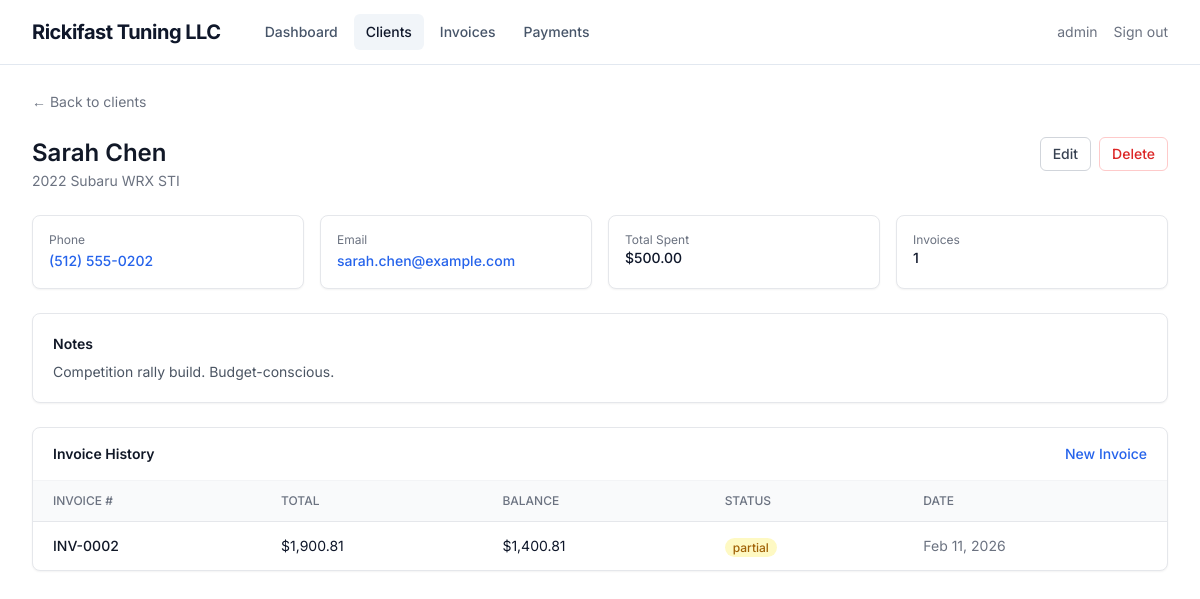
Page /clients/2 (signed in) on the committed database.
### app/models/models.py (models this page shows, shortened)
class User(UserMixin, db.Model):
    id = db.Column(db.Integer, primary_key=True)
    username = db.Column(db.String(64), unique=True, nullable=False)
    email = db.Column(db.String(120), unique=True, nullable=False)
    password_hash = db.Column(db.String(128))

class Client(db.Model):
    id = db.Column(db.Integer, primary_key=True)
    first_name = db.Column(db.String(100), nullable=False)
    last_name = db.Column(db.String(100), nullable=False)
    email = db.Column(db.String(120))
    phone = db.Column(db.String(20))
    vehicle_year = db.Column(db.String(4))
    vehicle_make = db.Column(db.String(50))
    vehicle_model = db.Column(db.String(50))
    vehicle_trim = db.Column(db.String(50))
    notes = db.Column(db.Text)
    created_at = db.Column(db.DateTime, default=lambda: datetime.now(timezone.utc))
    updated_at = db.Column(db.DateTime, default=lambda: datetime.now(timezone.utc),
                           onupdate=lambda: datetime.now(timezone.utc))
    invoices = db.relationship('Invoice', backref='client', lazy='dynamic',
                               cascade='all, delete-orphan')
    @property
    def full_name(self):
        return f'{self.first_name} {self.last_name}'
    @property
    def vehicle_display(self):
        parts = [p for p in [self.vehicle_year, self.vehicle_make,
                             self.vehicle_model, self.vehicle_trim] if p]
        return ' '.join(parts) if parts else 'No vehicle'

class Invoice(db.Model):
    id = db.Column(db.Integer, primary_key=True)
    client_id = db.Column(db.Integer, db.ForeignKey('client.id'), nullable=False)
    invoice_number = db.Column(db.String(20), unique=True, nullable=False)
    status = db.Column(db.String(20), default='draft')  # draft or sent
    due_date = db.Column(db.Date)
    notes = db.Column(db.Text)
    tax_rate = db.Column(db.Float, default=0.0825)
    created_at = db.Column(db.DateTime, default=lambda: datetime.now(timezone.utc))
    updated_at = db.Column(db.DateTime, default=lambda: datetime.now(timezone.utc),
                           onupdate=lambda: datetime.now(timezone.utc))
    items = db.relationship('InvoiceItem', backref='invoice',
                            cascade='all, delete-orphan', lazy='dynamic')
    payments = db.relationship('Payment', backref='invoice',
                               cascade='all, delete-orphan', lazy='dynamic',
                               order_by='Payment.payment_date.desc()')
    def calculate_subtotal(self):
        return sum(item.amount for item in self.items)
    def calculate_tax(self):
        return sum(item.amount for item in self.items if item.taxable) * self.tax_rate
    def calculate_total(self):
        return self.calculate_subtotal() + self.calculate_tax()
    def calculate_paid(self):
        return sum(p.amount for p in self.payments)
    def calculate_balance(self):
        return self.calculate_total() - self.calculate_paid()
    def get_status(self):
        total = self.calculate_total()
        paid = self.calculate_paid()
        if self.status == 'draft':
            return 'draft'
        if total > 0 and paid >= total:
            return 'paid'
        if paid > 0:
            return 'partial'
        if self.due_date and self.due_date < date.today():
            return 'overdue'
        return 'sent'

class InvoiceItem(db.Model):
    id = db.Column(db.Integer, primary_key=True)
    invoice_id = db.Column(db.Integer, db.ForeignKey('invoice.id'), nullable=False)
    description = db.Column(db.String(200), nullable=False)
    quantity = db.Column(db.Float, default=1)
    unit_price = db.Column(db.Float, nullable=False)
    taxable = db.Column(db.Boolean, default=False)
    @property
    def amount(self):
        return self.quantity * self.unit_price

class Payment(db.Model):
    id = db.Column(db.Integer, primary_key=True)
    invoice_id = db.Column(db.Integer, db.ForeignKey('invoice.id'), nullable=False)
    amount = db.Column(db.Float, nullable=False)
    payment_date = db.Column(db.Date, default=lambda: date.today())
    method = db.Column(db.String(20), default='cash')  # cash/check/zelle/venmo/card/other
    reference_note = db.Column(db.String(200))
    created_at = db.Column(db.DateTime, default=lambda: datetime.now(timezone.utc))

### app/routes/clients.py (the view)
@clients.route('/<int:id>')
@login_required
def view(id):
    client = db.get_or_404(Client, id)
    invoices = client.invoices.order_by(db.desc('created_at')).all()
    total_spent = sum(inv.calculate_paid() for inv in invoices)
    return render_template('clients/view.html', client=client,
                           invoices=invoices, total_spent=total_spent)

### app/models/models.py (called while the page is built)
@login_manager.user_loader
def load_user(id):
    return db.session.get(User, int(id))

### app/templates/clients/view.html (shortened to what this page needs)
{% extends "base.html" %}
{% block content %}
<div class="mb-6">
    <a href="{{ url_for('clients.index') }}" class="text-sm text-gray-500 hover:text-gray-700">&larr; Back to clients</a>
</div>
<div class="flex flex-col sm:flex-row sm:items-start sm:justify-between mb-6">
    <div>
        <h1 class="text-2xl font-semibold text-gray-900">{{ client.full_name }}</h1>
        <p class="text-sm text-gray-500 mt-0.5">{{ client.vehicle_display }}</p>
    </div>
    <div class="mt-3 sm:mt-0 flex gap-2">
        <a href="{{ url_for('clients.edit', id=client.id) }}" class="px-3 py-1.5 text-sm font-medium rounded-md border border-gray-300 bg-white text-gray-700 hover:bg-gray-50">Edit</a>
        <form method="POST" action="{{ url_for('clients.delete', id=client.id) }}" onsubmit="return confirm('Delete this client and all their invoices?')">
            <button type="submit" class="px-3 py-1.5 text-sm font-medium rounded-md border border-red-200 text-red-600 hover:bg-red-50">Delete</button>
        </form>
    </div>
</div>
<div class="grid sm:grid-cols-2 lg:grid-cols-4 gap-4 mb-6">
    <div class="bg-white rounded-lg border border-gray-200 shadow-sm p-4">
        <p class="text-xs text-gray-500">Phone</p>
        {% if client.phone %}
        <a href="tel:{{ client.phone }}" class="text-sm font-medium text-blue-600">{{ client.phone }}</a>
        {% else %}
        <p class="text-sm text-gray-400">&mdash;</p>
        {% endif %}
    </div>
    <div class="bg-white rounded-lg border border-gray-200 shadow-sm p-4">
        <p class="text-xs text-gray-500">Email</p>
        {% if client.email %}
        <a href="mailto:{{ client.email }}" class="text-sm font-medium text-blue-600">{{ client.email }}</a>
        {% else %}
        <p class="text-sm text-gray-400">&mdash;</p>
        {% endif %}
    </div>
    <div class="bg-white rounded-lg border border-gray-200 shadow-sm p-4">
        <p class="text-xs text-gray-500">Total Spent</p>
        <p class="text-sm font-medium">${{ '{:,.2f}'.format(total_spent) }}</p>
    </div>
    <div class="bg-white rounded-lg border border-gray-200 shadow-sm p-4">
        <p class="text-xs text-gray-500">Invoices</p>
        <p class="text-sm font-medium">{{ invoices|length }}</p>
    </div>
</div>
{% if client.notes %}
<div class="bg-white rounded-lg border border-gray-200 shadow-sm p-5 mb-6">
    <h2 class="text-sm font-semibold text-gray-900 mb-2">Notes</h2>
    <p class="text-sm text-gray-600 whitespace-pre-line">{{ client.notes }}</p>
</div>
{% endif %}
<div class="bg-white rounded-lg border border-gray-200 shadow-sm">
    <div class="px-5 py-4 border-b border-gray-100 flex justify-between items-center">
        <h2 class="text-sm font-semibold text-gray-900">Invoice History</h2>
        <a href="{{ url_for('invoices.create') }}?client_id={{ client.id }}" class="text-sm text-blue-600 hover:text-blue-700 font-medium">New Invoice</a>
    </div>
    <div class="overflow-x-auto">
        <table class="min-w-full divide-y divide-gray-200">
            <thead class="bg-gray-50">
                <tr>
                    <th class="px-5 py-3 text-left text-xs font-medium text-gray-500 uppercase">Invoice #</th>
                    <th class="px-5 py-3 text-left text-xs font-medium text-gray-500 uppercase">Total</th>
                    <th class="px-5 py-3 text-left text-xs font-medium text-gray-500 uppercase">Balance</th>
                    <th class="px-5 py-3 text-left text-xs font-medium text-gray-500 uppercase">Status</th>
                    <th class="px-5 py-3 text-left text-xs font-medium text-gray-500 uppercase hidden sm:table-cell">Date</th>
                </tr>
            </thead>
            <tbody class="divide-y divide-gray-100">
                {% for inv in invoices %}
                <tr class="hover:bg-gray-50 cursor-pointer" onclick="window.location='{{ url_for('invoices.view', id=inv.id) }}'">
                    <td class="px-5 py-3 text-sm font-medium text-gray-900">{{ inv.invoice_number }}</td>
                    <td class="px-5 py-3 text-sm">${{ '{:,.2f}'.format(inv.calculate_total()) }}</td>
                    <td class="px-5 py-3 text-sm">${{ '{:,.2f}'.format(inv.calculate_balance()) }}</td>
                    <td class="px-5 py-3">
                        {% set s = inv.get_status() %}
                        <span class="px-2 py-0.5 text-xs font-medium rounded-full
                            {% if s == 'draft' %}bg-gray-100 text-gray-600
                            {% elif s == 'sent' %}bg-blue-100 text-blue-700
                            {% elif s == 'partial' %}bg-yellow-100 text-yellow-700
                            {% elif s == 'paid' %}bg-green-100 text-green-700
                            {% elif s == 'overdue' %}bg-red-100 text-red-700
                            {% endif %}">{{ s }}</span>
                    </td>
                    <td class="px-5 py-3 text-sm text-gray-500 hidden sm:table-cell">{{ inv.created_at.strftime('%b %d, %Y') }}</td>
                </tr>
                {% else %}
                <tr>
                    <td colspan="5" class="px-5 py-8 text-center text-sm text-gray-400">No invoices yet.</td>
                </tr>
                {% endfor %}
            </tbody>
        </table>
    </div>
</div>
{% endblock %}

### app/templates/base.html (shortened to what this page needs)
<!DOCTYPE html>
<html lang="en">
<head>
    <script src="https://cdn.tailwindcss.com"></script>
</head>
<body class="bg-white font-sans text-slate-900 min-h-screen" x-data="{ mobileOpen: false }">
{% if current_user.is_authenticated %}
<nav class="border-b border-slate-200 bg-white">
    <div class="max-w-7xl mx-auto px-4 sm:px-6 lg:px-8">
        <div class="flex justify-between h-16">
            <div class="flex items-center gap-8">
                <a href="{{ url_for('dashboard') }}" class="text-xl font-bold text-slate-900 tracking-tight">Rickifast Tuning LLC</a>
                <div class="hidden sm:flex items-center space-x-1">
                    <a href="{{ url_for('dashboard') }}" class="px-3 py-2 text-sm font-medium rounded-md transition-colors {% if request.endpoint == 'dashboard' %}bg-slate-100 text-slate-900{% else %}text-slate-600 hover:text-slate-900 hover:bg-slate-50{% endif %}">Dashboard</a>
                    <a href="{{ url_for('clients.index') }}" class="px-3 py-2 text-sm font-medium rounded-md transition-colors {% if request.endpoint and request.endpoint.startswith('clients.') %}bg-slate-100 text-slate-900{% else %}text-slate-600 hover:text-slate-900 hover:bg-slate-50{% endif %}">Clients</a>
                    <a href="{{ url_for('invoices.index') }}" class="px-3 py-2 text-sm font-medium rounded-md transition-colors {% if request.endpoint and request.endpoint.startswith('invoices.') %}bg-slate-100 text-slate-900{% else %}text-slate-600 hover:text-slate-900 hover:bg-slate-50{% endif %}">Invoices</a>
                    <a href="{{ url_for('payments.index') }}" class="px-3 py-2 text-sm font-medium rounded-md transition-colors {% if request.endpoint and request.endpoint.startswith('payments.') %}bg-slate-100 text-slate-900{% else %}text-slate-600 hover:text-slate-900 hover:bg-slate-50{% endif %}">Payments</a>
                </div>
            </div>
            <div class="flex items-center gap-4">
                <span class="hidden sm:inline text-sm text-gray-500">{{ current_user.username }}</span>
                <a href="{{ url_for('auth.logout') }}" class="text-sm text-gray-500 hover:text-gray-700">Sign out</a>
            </div>
        </div>
    </div>
</nav>
{% endif %}
<main class="max-w-7xl mx-auto px-4 sm:px-6 lg:px-8 py-6">
    {% block content %}{% endblock %}
</main>
</body>
</html>

### rows in the picture
User: username "admin"
Client: full_name "Sarah Chen", vehicle_display "2022 Subaru WRX STI", phone "(512) 555-0202", email "sarah.chen@example.com", notes "Competition rally build. Budget-conscious."
Invoice: invoice_number "INV-0002", s "partial", created_at "Feb 11, 2026"
InvoiceItem: calculate_total "1,900.81", calculate_balance "1,400.81"

### other values in the picture
{{ '{:,.2f}'.format(total_spent) }} "500.00"
{{ invoices|length }} "1"
